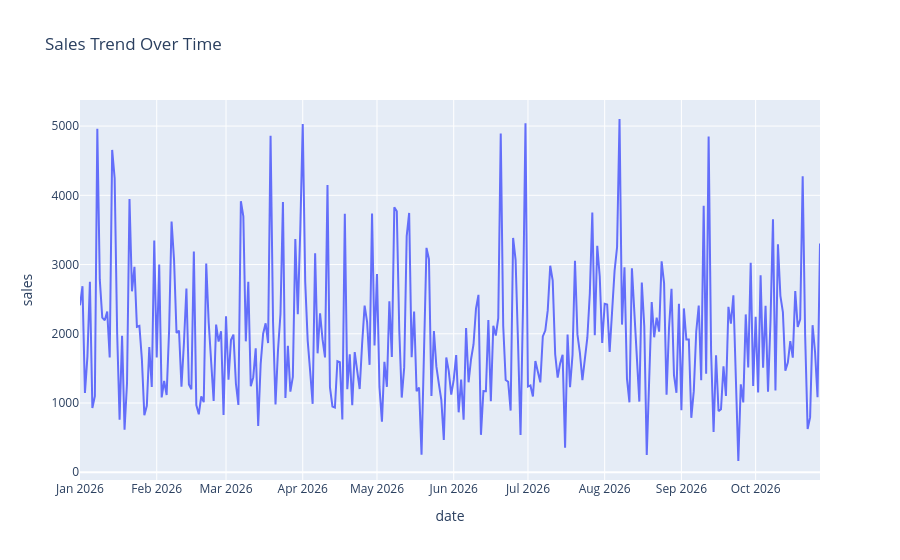

Source (notebook cell):
### Code cell
fig = px.line(
    data_frame=daily_sales,
    x="date",
    y="sales",
    title="Sales Trend Over Time"
)

fig.show()

### Figure 1 — Plotly figure (JSON) as saved in the notebook; plotly's stock layout.template omitted (floating-point values rounded to 4 significant figures; data arrays with more than 128 entries replaced by an {"elided": "..."} marker saying what was removed)
{"data": [{"hovertemplate": "date=%{x}<br>sales=%{y}<extra></extra>", "legendgroup": "", "line": {"color": "#636efa", "dash": "solid"}, "marker": {"symbol": "circle"}, "mode": "lines", "name": "", "orientation": "v", "showlegend": false, "type": "scatter", "x": {"elided": "300 str values"}, "xaxis": "x", "y": {"elided": "300 float values"}, "yaxis": "y"}], "layout": {"legend": {"tracegroupgap": 0}, "title": {"text": "Sales Trend Over Time"}, "xaxis": {"anchor": "y", "domain": [0, 1], "title": {"text": "date"}}, "yaxis": {"anchor": "x", "domain": [0, 1], "title": {"text": "sales"}}}}
